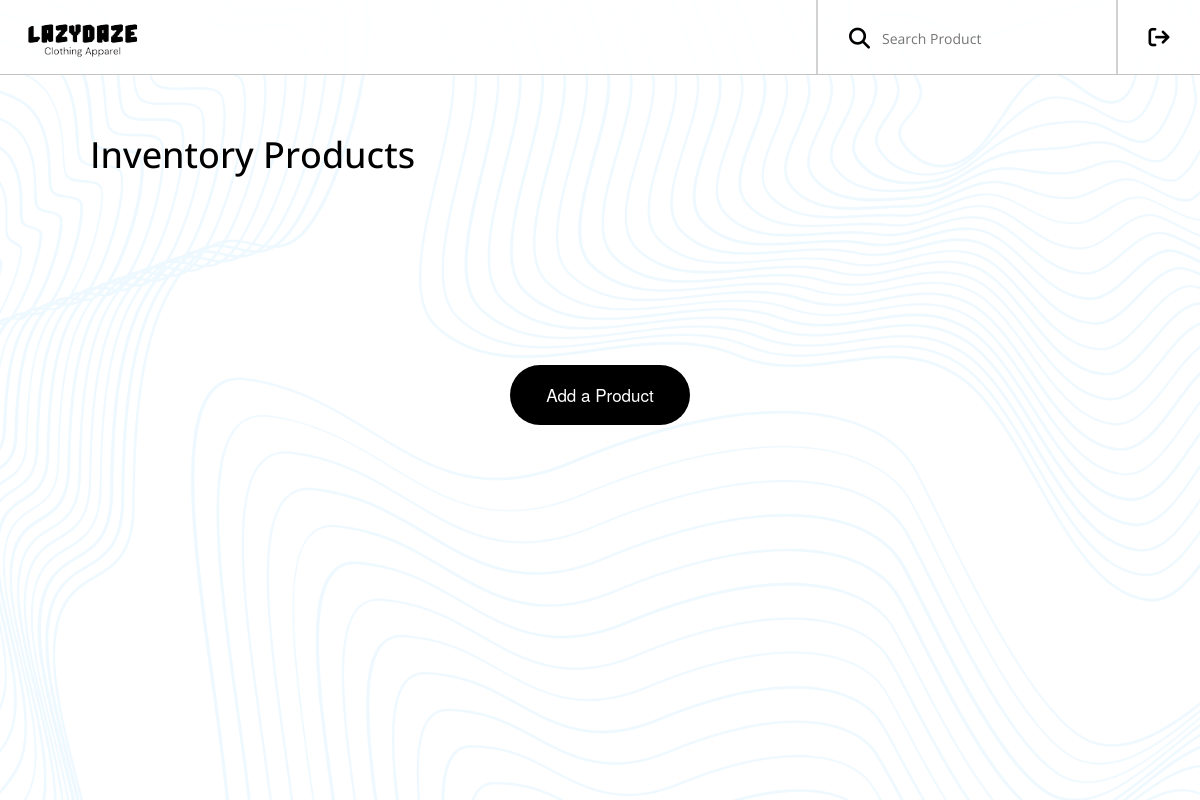
The app's page /inventory.php, older data.
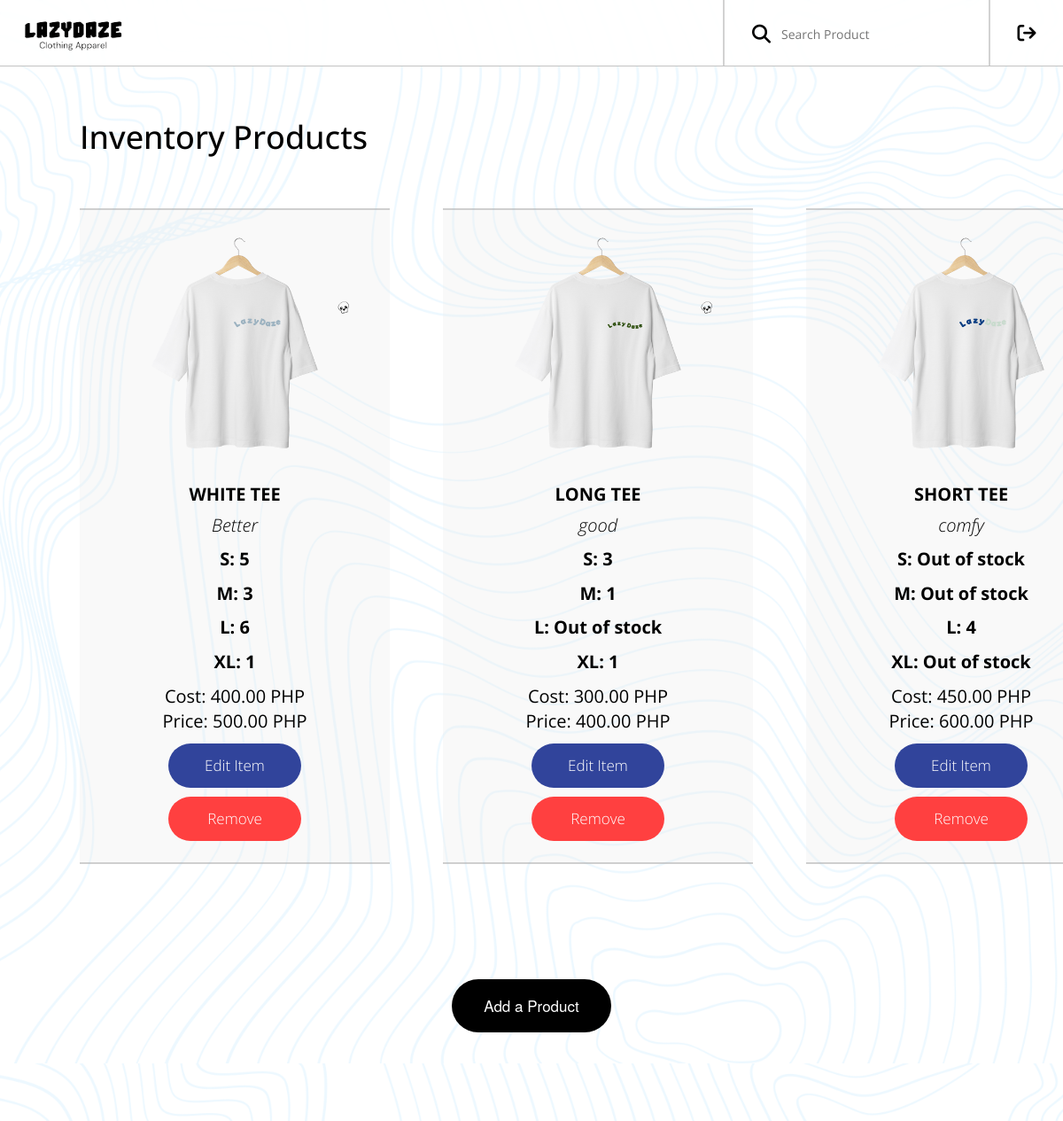
The same page, newer data.
### tables this page shows
CREATE TABLE `manageprod` (
  `ProductID` int(200) NOT NULL,
  `Product_Name` varchar(255) NOT NULL,
  `Description` varchar(100) NOT NULL,
  `Quantity_Small` int(30) NOT NULL,
  `Quantity_Medium` int(30) NOT NULL,
  `Quantity_Large` int(30) NOT NULL,
  `Quantity_XL` int(30) NOT NULL,
  `Prod_Cost` int(200) NOT NULL,
  `Price` int(200) NOT NULL,
  `img` varchar(200) NOT NULL
);

### inventory.php (the view, shortened to what this page needs)
<?php
include('connect.php');
$sql = "SELECT * FROM manageprod";
$result = mysqli_query($conn, $sql);
?>
<html lang="en">
<head>
    <link rel="stylesheet" href="https://maxcdn.bootstrapcdn.com/bootstrap/3.4.1/css/bootstrap.min.css">
    <link href="./inventory.css" rel="stylesheet" type="text/css"/>
    <link rel="stylesheet" href="https://cdnjs.cloudflare.com/ajax/libs/font-awesome/6.5.1/css/all.min.css" />
</head>
<body>
<div class="bg">
  <div class="topnav">
    <a href="admin_mainpage.php">
      <img align = "left" class = "ld-icon" src="LDAssets/lz logo.png" alt="LazyDaze">
    </a>
    <div class="nav-h-layout">
      <div class="nav-icon">
        <a href="./logout.php">
        </a>
      </div>
      <div class="nav-line"></div>
      <div class="nav-search">
        <form class="search-form" method="get">
        <button class="search-btn" type="submit"><i class="fa-solid fa-magnifying-glass fa-xl"></i></button>
        <input type="text" class="search-input" id="searchInput" name="search" value="<?php echo isset($_GET['search']) ? htmlspecialchars($_GET['search']) : ''; ?>" placeholder="Search Product">
        </form>
      </div>
      <div class="nav-line"></div>
    </div>
    </div>
        <div class="container">
            <h1>Inventory Products</h1>
            <div class="items-wrapper">
                <?php while ($row = mysqli_fetch_assoc($result)) { ?>
                    <div class="item">
                        <img class="item-image" src="<?php echo $row['img']; ?>" alt="<?php echo $row['Product_Name']; ?>">
                        <div class="item-details">
                        <h3 class="item-title"><?php echo $row['Product_Name']; ?></h3>
                        <div class="item-desc"><?php echo $row['Description']; ?></div>
                        <?php if ($row['Quantity_Small'] == 0) { ?>
                            <div class="item-quantity">S: Out of stock</div>
                        <?php } else { ?>
                            <div class="item-quantity">S: <?php echo $row['Quantity_Small']; ?></div>
                        <?php } ?>
                        <?php if ($row['Quantity_Medium'] == 0) { ?>
                            <div class="item-quantity">M: Out of stock</div>
                        <?php } else { ?>
                            <div class="item-quantity">M: <?php echo $row['Quantity_Medium']; ?></div>
                        <?php } ?>
                        <?php if ($row['Quantity_Large'] == 0) { ?>
                            <div class="item-quantity">L: Out of stock</div>
                        <?php } else { ?>
                            <div class="item-quantity">L: <?php echo $row['Quantity_Large']; ?></div>
                        <?php } ?>
                        <?php if ($row['Quantity_XL'] == 0) { ?>
                            <div class="item-quantity">XL: Out of stock</div>
                        <?php } else { ?>
                            <div class="item-quantity">XL: <?php echo $row['Quantity_XL']; ?></div>
                        <?php } ?>
                        <div class="item-cost">Cost: <?php echo number_format($row['Prod_Cost'], 2, '.', ','); ?> PHP</div>
                        <div class="item-price">Price: <?php echo number_format($row['Price'], 2, '.', ','); ?> PHP</div>
                        </div>
                        <a href="editprod.php?product_id=<?php echo $row['ProductID']; ?>">
                            <button class="edit-btn" type="submit" name="submit" value="check">Edit Item</button>
                        </a>
                        <form method="post" action="removeprod.php" onsubmit="return confirm('Are you sure you want to remove this item?');">
                            <button type="submit" class="rm-btn" name="action" value="remove">Remove</button>
                        </form>
                    </div>
                <?php } ?>
            </div>
        </div>
        <div class="add-btn-container">
            <form id="prod" method="post" action="addprod.php">
                <button type="submit" class="add-btn" name="submit" value="add">Add a Product</button>
            </form>
        </div>
    </div>
</body>
</html>

Row changes from the older to the newer data that the page shows:
added manageprod: img (picture), Product_Name "WHITE TEE", Description "Better", Quantity_Small "5", Quantity_Medium "3", Quantity_Large "6", Quantity_XL "1", Prod_Cost "400.00", Price "500.00"
added manageprod: img (picture), Product_Name "LONG TEE", Description "good", Quantity_Small "3", Quantity_Medium "1", Quantity_Large "L: Out of stock", Quantity_XL "1", Prod_Cost "300.00", Price "400.00"
added manageprod: img (picture), Product_Name "SHORT TEE", Description "comfy", Quantity_Small "S: Out of stock", Quantity_Medium "M: Out of stock", Quantity_Large "4", Quantity_XL "XL: Out of stock", Prod_Cost "450.00", Price "600.00"
